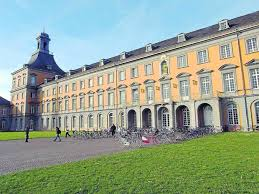
#> input picture Computer Vision Exercises/Sheet09/images/building.jpeg, 259 x 194 px
$ python sheet00.py ../../Sheet09/images/building.jpeg
#> lines starting #> are read from the running program, lines starting #| are printed output that depends on the picture; after the words box and inside, x2 and y2 are one past the last pixel; in counts of white or black regions, pixels touching at a corner belong together
import cv2 as cv
import numpy as np
import random
import sys

if __name__ == '__main__':
    img_path = sys.argv[1]

    # 2a: read and display the image
    img = cv.imread(img_path)
#> img is the input picture: shape (194, 259, 3); mean B, G, R 146, 164.5, 147.8
    cv.imshow('2a',img)

    # 2b: display the intenstity image
    intensity = cv.cvtColor(img, cv.COLOR_BGR2HSV)[:,:,2]
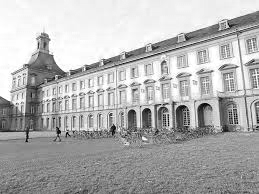
#> intensity: shape (194, 259); min 0, max 255, mean 177.2
    cv.imshow('2b',intensity)

    # 2c: for loop to perform the operation
    img2 = np.copy(img)
    for j in range(0, img.shape[0]):
        for k in range(0, img.shape[1]):
            for i in range(0, img.shape[2]):
                img2[j,k,i] = (img2[j,k,i] - intensity[j,k] * 0.5).clip(min = 0)
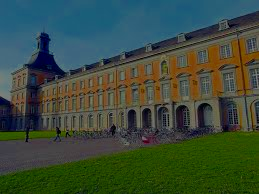
#> img2: shape (194, 259, 3); mean B, G, R 60.2, 75.6, 59.1
    cv.imshow('2c',img2)

    # 2d: one-line statement to perfom the operation above
    img3 = np.copy(img)
    img3[:,:,:] =  (img3 - np.expand_dims(intensity,2) * 0.5).clip(min = 0)
    cv.imshow('2d',img3)

    # 2e: Extract a random patch
    img4 = np.copy(img)
    tl = (int(np.round(random.uniform(0,img4.shape[0] - 16))), int(np.round(random.uniform(0,img4.shape[1] - 16)))) #Generates a random point for the top left corner of the rectangle. Have to round and convert to integers to use this as an index.
#> tl = (150, 184)
    center = (int(np.round(img4.shape[0]/2)), int(np.round(img4.shape[1]/2)))
#> center = (97, 130)

    img4[tl[0]:tl[0]+16, tl[1]:tl[1]+16, :] = img4[center[0]-8:center[0]+8, center[1]-8:center[1]+8, :]
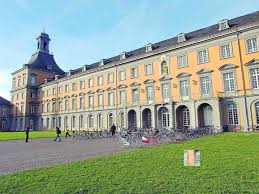
#> img4: shape (194, 259, 3); 0.51% of pixels changed, all inside (x1, y1, x2, y2) = (184, 150, 200, 166)
    cv.imshow('2e',img4)

    # 2f: Draw random rectangles and ellipses
    img5 = np.copy(img)
    for i in range(0,10):
        sz = int(np.round(random.uniform(0,img4.shape[1]/5))) # random sizes for rectangle dimensions
        sz2 = int(np.round(random.uniform(0,img4.shape[0]/5)))
        tl = (int(np.round(random.uniform(0,img4.shape[1] - sz))), int(np.round(random.uniform(0,img4.shape[0] - sz2)))) # create top left point
        br = (tl[0] + sz2, tl[1] + sz) # Create bottom right point by adding sizes to top left point parameters
        img5 = cv.rectangle(img5,tl, br, (random.uniform(0, 255),random.uniform(0, 255),random.uniform(0, 255)), -1) # Draw rectangle using top left and bottom right points, and generate random colour
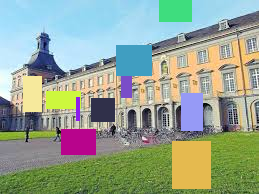
#> img5: shape (194, 259, 3); mean B, G, R 146.7, 163.8, 149.3

    # draw ellipses
    for i in range(0,10):
        sz = int(np.round(random.uniform(0,img4.shape[1]/5))) # Basically the same stuff as rectangles
        sz2 = int(np.round(random.uniform(0,img4.shape[0]/5)))
        center = (int(np.round(random.uniform(sz2,img4.shape[1] - sz2))), int(np.round(random.uniform(sz,img4.shape[0] - sz))))
        img5 = cv.ellipse(img5, center, (sz2, sz), 0, 0, 360, (random.uniform(0, 255),random.uniform(0, 255),random.uniform(0, 255)), -1)
#> this loop made 10 passes
#> pass 1, `img5 = cv.ellipse(img5, center, (sz2, sz), 0, 0, 360, (random.uniform(..`:
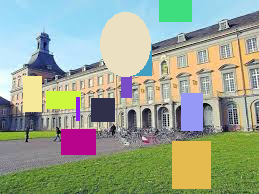
#> img5: shape (194, 259, 3); 5.19% of pixels changed, all inside (x1, y1, x2, y2) = (100, 12, 151, 77)
#> pass 3, `img5 = cv.ellipse(img5, center, (sz2, sz), 0, 0, 360, (random.uniform(..`:
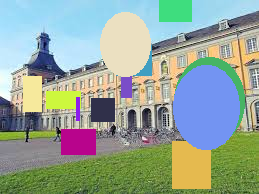
#> img5: shape (194, 259, 3); mean B, G, R 152.9, 165, 149
#> after the loop:
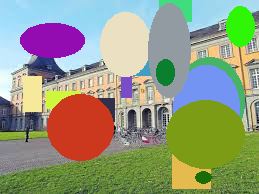
#> img5: shape (194, 259, 3); mean B, G, R 127.2, 154, 146.7

    cv.imshow('2f',img5)

    # destroy all windows
    cv.waitKey(0)
    cv.destroyAllWindows()

$ run again, on Computer Vision Exercises/Sheet09/images/mountain2.png
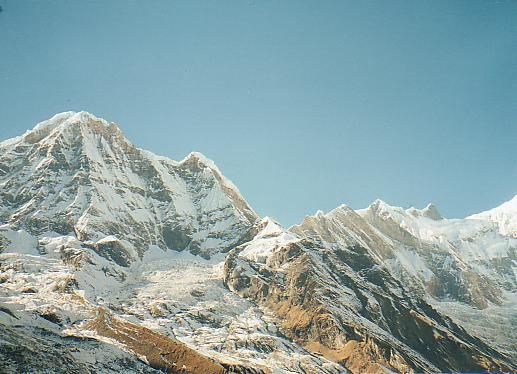
#> input picture Computer Vision Exercises/Sheet09/images/mountain2.png, 517 x 374 px
#> img is the input picture: shape (374, 517, 3); mean B, G, R 165, 163.3, 138.9
#> after the loop `for j in range(0, img.shape[0]):`:
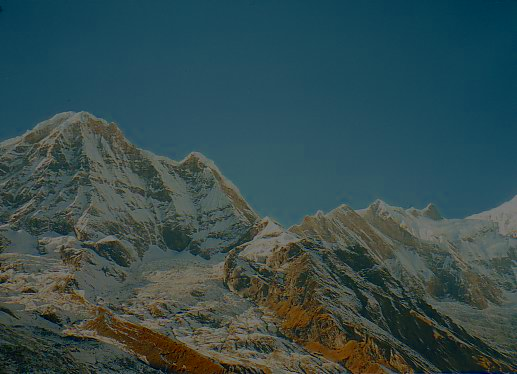
#> img2: shape (374, 517, 3); mean B, G, R 78.4, 76.6, 52.3
#> img4: shape (374, 517, 3); 0.13% of pixels changed, all inside (x1, y1, x2, y2) = (380, 302, 396, 318)
#> after the loop `for i in range(0,10):`:
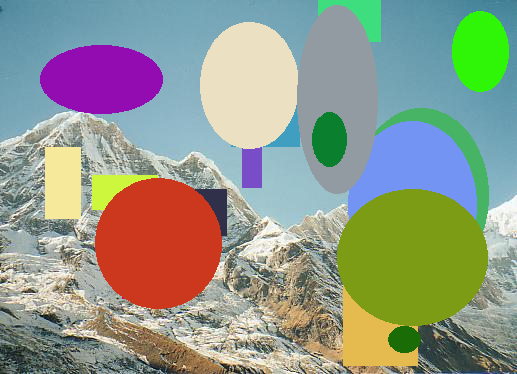
#> img5: shape (374, 517, 3); mean B, G, R 137.4, 153, 144.8

$ run again, on Computer Vision Exercises/Sheet09/images/stitched_example.png
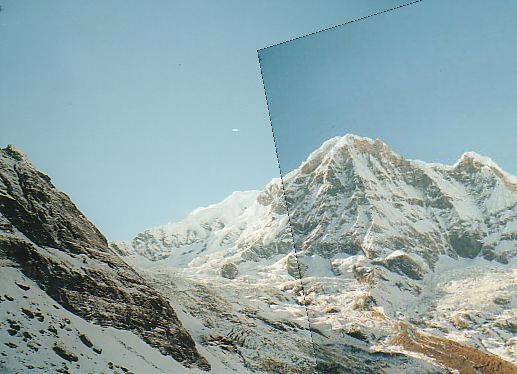
#> input picture Computer Vision Exercises/Sheet09/images/stitched_example.png, 517 x 374 px
#> img is the input picture: shape (374, 517, 3); mean B, G, R 167.6, 165.5, 143
#> after the loop `for j in range(0, img.shape[0]):`:
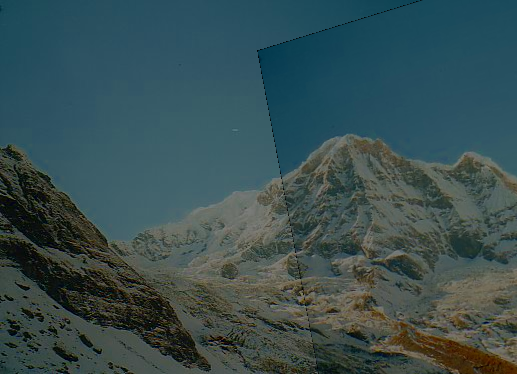
#> img2: shape (374, 517, 3); mean B, G, R 80.7, 78.5, 56.1
#> img4: shape (374, 517, 3); 0.13% of pixels changed, all inside (x1, y1, x2, y2) = (380, 302, 396, 318)
#> after the loop `for i in range(0,10):`:
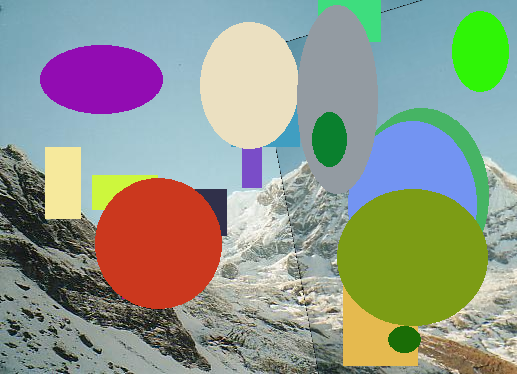
#> img5: shape (374, 517, 3); mean B, G, R 137.9, 152.4, 144.4
